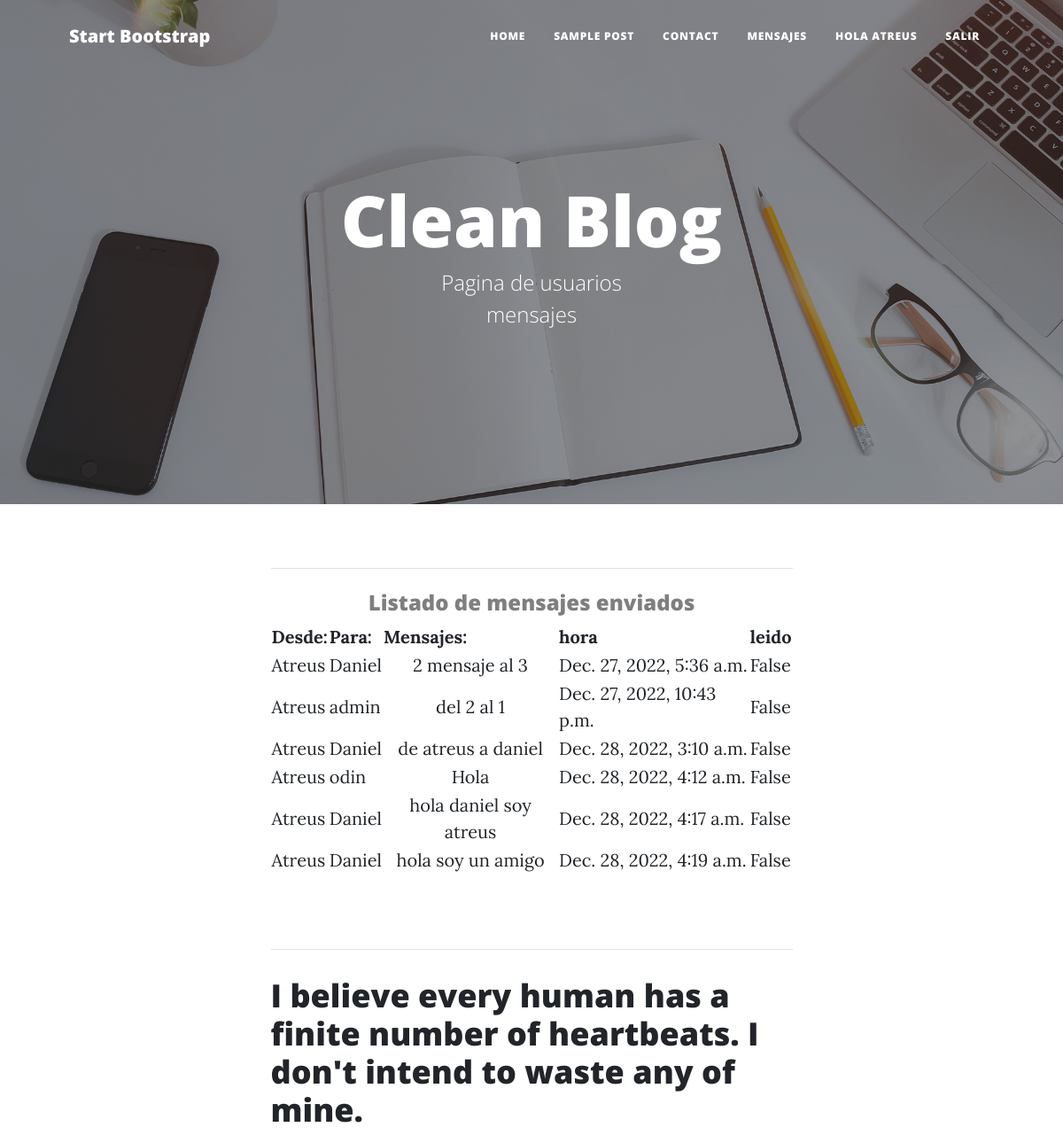
Before: /mensajeria/enviadoMensaje (signed in, upper part) with the older database file.
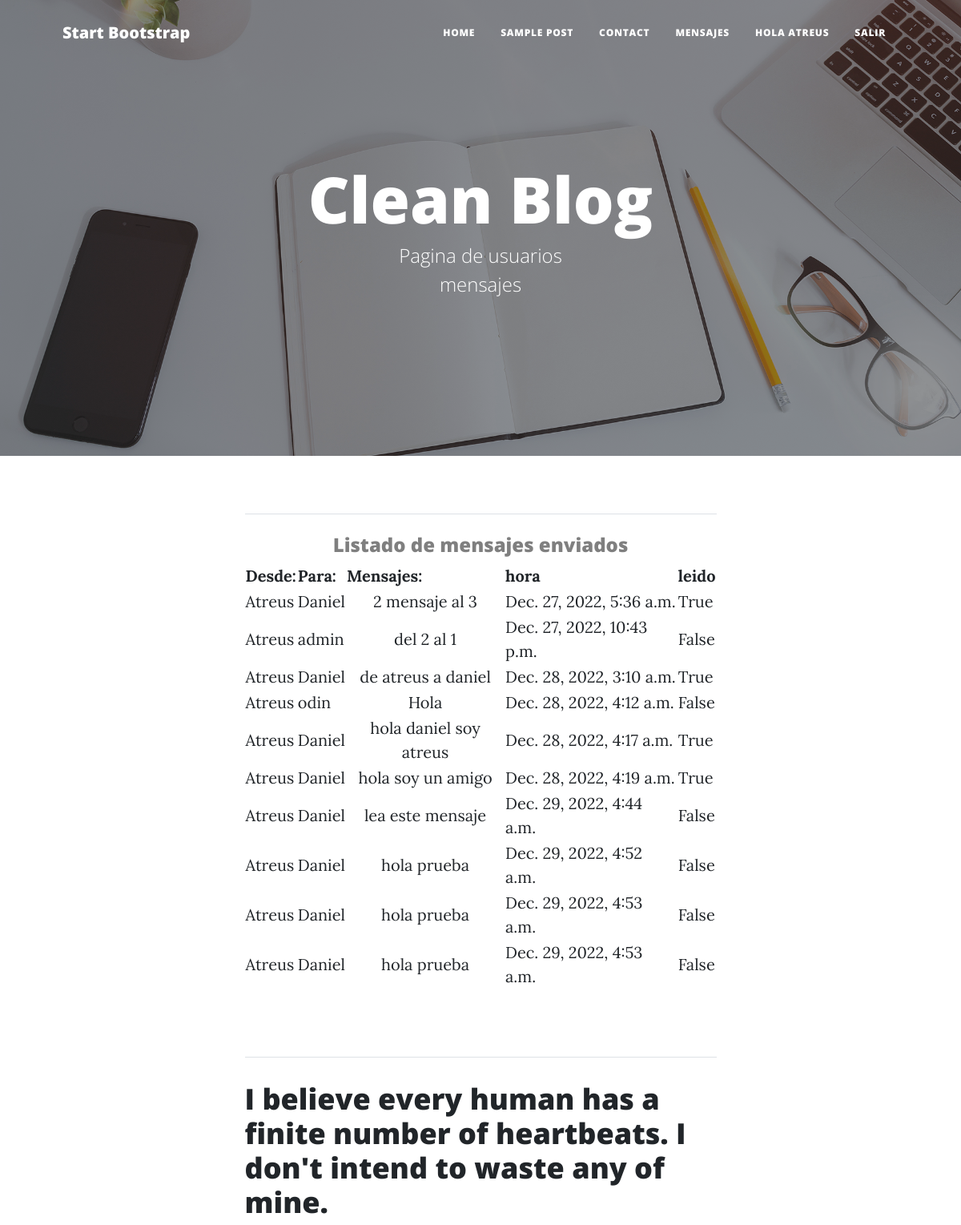
After: the same page with the newer database file.
### mensajeria/models.py (models this page shows)
class Mensaje(models.Model):
    enviar = models.ForeignKey(User, on_delete=models.CASCADE, related_name='sender')
    recibir = models.ForeignKey(User, on_delete=models.CASCADE, related_name='receiver')
    mensaje = models.TextField(max_length=5000)
    a_quehora = models.DateTimeField(auto_now_add=True)
    leido = models.BooleanField(default=False)
    def __str__(self):
        return  str(self.leido) + " "+ self.mensaje + " "+ str(self.a_quehora)

### mensajeria/views.py (the view)
# urls.py: path("enviadoMensaje", enviadoMensaje , name = "enviadoMensaje"),
def enviadoMensaje(request):
    usuario = request.user
    herram = Mensaje.objects.filter(enviar = usuario)
    print(herram)
    return render(request, "enviadoMensaje.html", {"mensajes": herram})

### mensajeria/templates/enviadoMensaje.html
{% extends "user.html" %}
{% load static %}
{% block benvenuti %}
<span class="subheading">mensajes</span>
{% endblock %}
{% block mensaje %}
<h4 class="text-black-50" style="text-align: center;">Listado de mensajes enviados</h4>
<table >
    <tr>
        <th>Desde:         </th>
        <th>Para:       </th>
        <th>Mensajes:   </th>
        <th>hora        </th>
        <th>leido       </th>
    </tr>
    {% for indice in mensajes %}
    <tr>
        <td>{{ indice.enviar }}</td>
        <td> {{ indice.recibir }}</td>
        <td style="text-align: center;">{{ indice.mensaje }}</td>
        <td>{{ indice.a_quehora }}</td>
        <td>{{ indice.leido }}</td>
    </tr>
    {% endfor %}
</table>
<br>
<br>
{% endblock %}

### usuarios/templates/user.html (shortened to what this page needs)
<!DOCTYPE html>
<html lang="en">
    <head>
        {% load static %}
        <link href="{% static 'css/styles.css' %}" rel="stylesheet" />
    </head>
    <body>
        <nav class="navbar navbar-expand-lg navbar-light" id="mainNav">
            <div class="container px-4 px-lg-5">
                <a class="navbar-brand" href="{% url 'inicio' %}">Start Bootstrap</a>
                <div class="collapse navbar-collapse" id="navbarResponsive">
                    <ul class="navbar-nav ms-auto py-4 py-lg-0">
                        <li class="nav-item"><a class="nav-link px-lg-3 py-3 py-lg-4" href="{% url 'user' %}">Home</a></li>
                        {% if user.is_authenticated %}
                        <li class="nav-item"><a class="nav-link px-lg-3 py-3 py-lg-4" href="post.html">Sample Post</a></li>
                        <li class="nav-item"><a class="nav-link px-lg-3 py-3 py-lg-4" href="contact.html">Contact</a></li>
                        <li class="nav-item"><a class="nav-link px-lg-3 py-3 py-lg-4" href="{% url 'mensajeUsuarios' %}">mensajes</a></li>
                        <li class="nav-item"><a class="nav-link px-lg-3 py-3 py-lg-4" href="{% url 'user' %}">Hola {{ user.username }}</a></li>
                        <li class="nav-item"><a class="nav-link px-lg-3 py-3 py-lg-4" href="{% url 'logout' %}">Salir</a></li>
                        {% else %}
                        <li class="nav-item"><a class="nav-link px-lg-3 py-3 py-lg-4" href="{% url 'login' %}">login</a></li>
                        <li class="nav-item"><a class="nav-link px-lg-3 py-3 py-lg-4" href="{% url 'register' %}">Registrarse</a></li>
                        {% endif %}
                    </ul>
                </div>
            </div>
        </nav>
        <header class="masthead" style="background-image: url('assets/img/home-bg.jpg')">
            <div class="container position-relative px-4 px-lg-5">
                <div class="row gx-4 gx-lg-5 justify-content-center">
                    <div class="col-md-10 col-lg-8 col-xl-7">
                        <div class="site-heading">
                            <h1>Clean Blog</h1>
                            <span class="subheading">Pagina de usuarios</span>
                            {% block benvenuti %}
                            {% endblock %}
                        </div>
                    </div>
                </div>
            </div>
        </header>
        <div class="container px-4 px-lg-5">
            <div class="row gx-4 gx-lg-5 justify-content-center">
                <div class="col-md-10 col-lg-8 col-xl-7">
                    <hr class="my-4" />
                    <div class="post-preview">
                        {% block mensaje %}
                        {% endblock %}
                    </div>
                    <hr class="my-4" />
                    <div class="post-preview">
                        <a href="post.html"><h2 class="post-title">I believe every human has a finite number of heartbeats. I don't intend to waste any of mine.</h2></a>
                    </div>
                </div>
            </div>
        </div>
    </body>
</html>

Changed rows visible on the page:
changed Mensaje "2 mensaje al 3": leido "False" → "True"
changed Mensaje "de atreus a daniel": leido "False" → "True"
changed Mensaje "hola daniel soy atreus": leido "False" → "True"
changed Mensaje "hola soy un amigo": leido "False" → "True"
added Mensaje: enviar "Atreus", recibir "Daniel", mensaje "lea este mensaje", a_quehora "Dec. 29, 2022, 4:44 a.m.", leido "False"
added Mensaje: enviar "Atreus", recibir "Daniel", mensaje "hola prueba", a_quehora "Dec. 29, 2022, 4:52 a.m.", leido "False"
added Mensaje: enviar "Atreus", recibir "Daniel", mensaje "hola prueba", a_quehora "Dec. 29, 2022, 4:53 a.m.", leido "False"
added Mensaje: enviar "Atreus", recibir "Daniel", mensaje "hola prueba", a_quehora "Dec. 29, 2022, 4:53 a.m.", leido "False"
